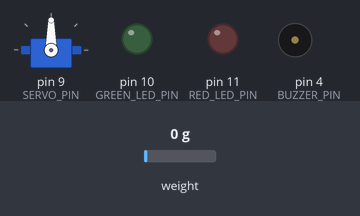
Recording of a sketch running on a simulated Arduino Uno, built with avr-gcc and run on an emulated ATmega328P. Parts: servo, output pins drawn as LEDs (lit = HIGH), buzzer (waves = sounding). Inputs (shaded band) come from the test bench; at power-on: weight on the scale 0 g.

Above: at 1.05 s.
Timing chart, 0 to 4.0 s (numbered marks = the images above):
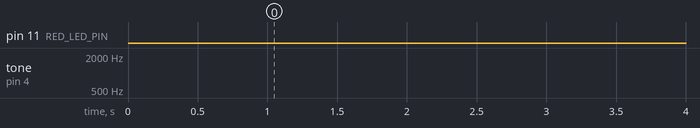

The sketch:

sketch_apr7a.ino
```cpp
#include <Servo.h>
#include "HX711.h"

#define LOADCELL_DOUT_PIN 2
#define LOADCELL_SCK_PIN 3
#define SERVO_PIN 9
#define GREEN_LED_PIN 10
#define RED_LED_PIN 11
#define BUZZER_PIN 4

Servo servoMotor;
int servoOpenAngle = 180;
int servoClosedAngle = 90;

int previousTime = 0;
//int interval = 4 * 3600 * 1000;
int interval = 6000;

bool foodAvailable = false;
bool foodTime = false;

HX711 scale;

void setup() {
  scale.begin(LOADCELL_DOUT_PIN, LOADCELL_SCK_PIN);
  scale.set_scale(36.059);
  scale.tare();

  pinMode(GREEN_LED_PIN, OUTPUT);
  pinMode(RED_LED_PIN, OUTPUT);
  pinMode(BUZZER_PIN, OUTPUT);

  servoMotor.attach(SERVO_PIN);

  servoMotor.write(servoClosedAngle);

  Serial.begin(9600);
}

void loop() {
  int currentTime = millis();

  if (currentTime - previousTime >= interval) {
    measureWeight();
    previousTime = currentTime;
    foodTime = true;
  }

  if (foodAvailable && foodTime) {
    openFoodContainer();
    //delay(300000);
    delay(3000);
    closeFoodContainer();
    foodTime = false;
  } else if(!foodAvailable && foodTime) {
    measureWeight();
    beepAndBlink();
  }
  else {
    noTone(BUZZER_PIN);
    digitalWrite(RED_LED_PIN, LOW);
  }
}

void measureWeight() {
  int weight = scale.get_units()/1000;
  if (weight > 5) {
    foodAvailable = true;
  } else {
    foodAvailable = false;
  }
}

void openFoodContainer() {
  servoMotor.write(servoOpenAngle);
  digitalWrite(GREEN_LED_PIN, HIGH);
}

void closeFoodContainer() {
  servoMotor.write(servoClosedAngle);
  digitalWrite(GREEN_LED_PIN, LOW);
}

void beepAndBlink() {
  digitalWrite(RED_LED_PIN, HIGH);
  tone(BUZZER_PIN, 1000);
  delay(500);
  noTone(BUZZER_PIN);
  digitalWrite(RED_LED_PIN, LOW);
  delay(500);
}
```

Measured:
- by itself, pin 11 (RED_LED_PIN): LOW → HIGH at 6.2 s, → LOW 0.50 s later, → HIGH 0.60 s later, → LOW 0.50 s later, … (222 changes in this stretch)
- by itself, tone on pin 4 (BUZZER_PIN): silent → 1000 Hz at 6.2 s, → silent 0.50 s later, → 1000 Hz 0.60 s later, → silent 0.50 s later, … (222 changes in this stretch)
